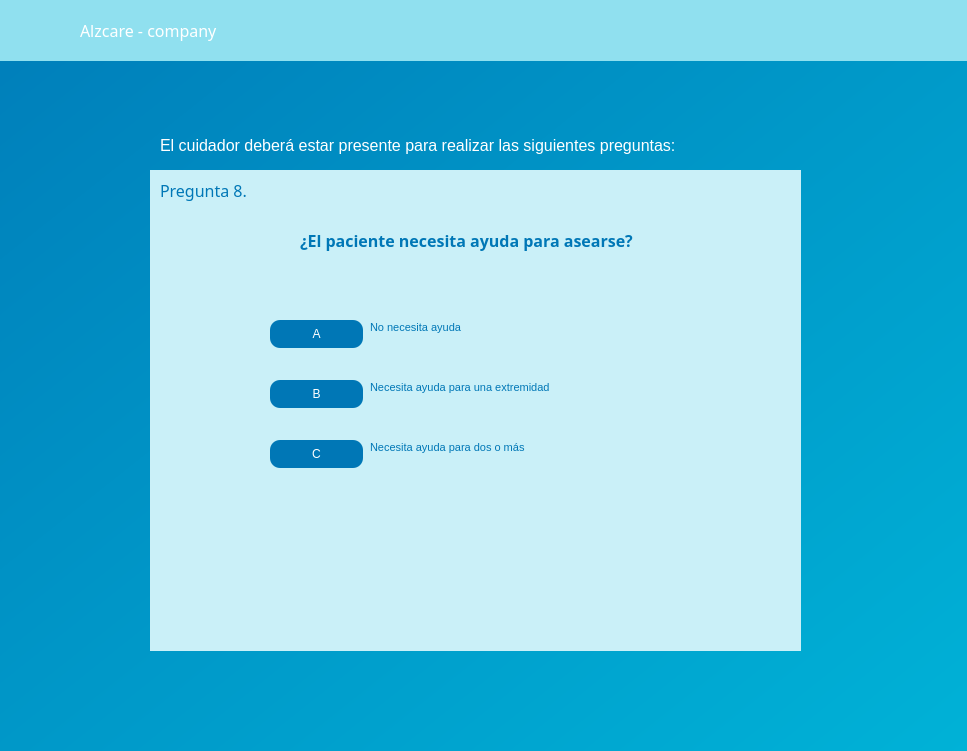
<?xml version="1.0" encoding="UTF-8"?>
<ui version="4.0">
 <class>Form</class>
 <widget class="QWidget" name="Form">
  <property name="geometry">
   <rect>
    <x>0</x>
    <y>0</y>
    <width>967</width>
    <height>751</height>
   </rect>
  </property>
  <property name="windowTitle">
   <string>Form</string>
  </property>
  <widget class="QWidget" name="widget" native="true">
   <property name="geometry">
    <rect>
     <x>-90</x>
     <y>-110</y>
     <width>1101</width>
     <height>881</height>
    </rect>
   </property>
   <property name="styleSheet">
    <string notr="true">QWidget {
    background: qlineargradient(x1:0, y1:0, x2:1, y2:1, stop:0 #0077b6, stop:0.5 #0096c7, stop:1 #00b4d8);
}

QLabel {
    background-color: transparent;  /* Fondo transparente para QLabel */
    color: white;  /* Color del texto del QLabel */
    font-size: 16px;  /* Tamaño de fuente del QLabel */
}

QLineEdit {
    background-color: white;  /* Fondo sólido blanco para QLineEdit */
    border: 2px solid #00b4d8;
    border-radius: 10px;
    padding: 10px;
    font-size: 16px;
    color: black;
}

QLineEdit:focus {
    border: 2px solid #0077b6; /* Color del borde al enfocar */
    outline: none;
}


QPushButton{
	border-radius: 10px;
	color: white;
	background-color: rgb(0, 119, 182)
}</string>
   </property>
   <widget class="QLabel" name="label_5">
    <property name="geometry">
     <rect>
      <x>610</x>
      <y>330</y>
      <width>61</width>
      <height>51</height>
     </rect>
    </property>
    <property name="text">
     <string/>
    </property>
    <property name="pixmap">
     <pixmap resource="recursos_interfazseguimiento8.qrc">:/prefijoNuevo/Alzcare.png</pixmap>
    </property>
   </widget>
   <widget class="QWidget" name="widget_2" native="true">
    <property name="geometry">
     <rect>
      <x>10</x>
      <y>110</y>
      <width>1191</width>
      <height>61</height>
     </rect>
    </property>
    <property name="styleSheet">
     <string notr="true">QWidget{
	background-color: rgb(144, 224, 239);
}</string>
    </property>
    <widget class="QLabel" name="label_2">
     <property name="geometry">
      <rect>
       <x>160</x>
       <y>20</y>
       <width>151</width>
       <height>21</height>
      </rect>
     </property>
     <property name="font">
      <font>
       <family>Montserrat</family>
       <pointsize>-1</pointsize>
       <weight>50</weight>
       <bold>false</bold>
      </font>
     </property>
     <property name="text">
      <string>Alzcare - company</string>
     </property>
    </widget>
    <widget class="QLabel" name="label">
     <property name="geometry">
      <rect>
       <x>100</x>
       <y>10</y>
       <width>41</width>
       <height>41</height>
      </rect>
     </property>
     <property name="text">
      <string/>
     </property>
     <property name="pixmap">
      <pixmap resource="recursos_interfazseguimiento8.qrc">:/prefijoNuevo/Alzcare.png</pixmap>
     </property>
     <property name="scaledContents">
      <bool>true</bool>
     </property>
    </widget>
    <widget class="QPushButton" name="pushButton_regresar">
     <property name="geometry">
      <rect>
       <x>960</x>
       <y>20</y>
       <width>81</width>
       <height>31</height>
      </rect>
     </property>
     <property name="text">
      <string/>
     </property>
     <property name="icon">
      <iconset resource="recursos_interfazseguimiento8.qrc">
       <normaloff>:/prefijoNuevo/regresar.png</normaloff>:/prefijoNuevo/regresar.png</iconset>
     </property>
     <property name="iconSize">
      <size>
       <width>40</width>
       <height>240</height>
      </size>
     </property>
    </widget>
   </widget>
   <widget class="QWidget" name="widget_3" native="true">
    <property name="geometry">
     <rect>
      <x>240</x>
      <y>280</y>
      <width>651</width>
      <height>481</height>
     </rect>
    </property>
    <property name="styleSheet">
     <string notr="true">QWidget{
	background-color: rgb(202, 240, 248);
}
QLabel{
	color: rgb(0, 119, 182);}

QPushButton{
	background-color: rgb(0, 119, 182);
	color: white;
}</string>
    </property>
    <widget class="QLabel" name="label_3">
     <property name="geometry">
      <rect>
       <x>10</x>
       <y>0</y>
       <width>351</width>
       <height>41</height>
      </rect>
     </property>
     <property name="font">
      <font>
       <family>Montserrat</family>
       <pointsize>-1</pointsize>
       <weight>50</weight>
       <bold>false</bold>
      </font>
     </property>
     <property name="text">
      <string>&lt;html&gt;&lt;head/&gt;&lt;body&gt;&lt;p&gt;Pregunta 8.&lt;/p&gt;&lt;/body&gt;&lt;/html&gt;</string>
     </property>
    </widget>
    <widget class="QLabel" name="label_7">
     <property name="geometry">
      <rect>
       <x>150</x>
       <y>50</y>
       <width>371</width>
       <height>41</height>
      </rect>
     </property>
     <property name="font">
      <font>
       <family>Montserrat</family>
       <pointsize>-1</pointsize>
       <weight>75</weight>
       <bold>true</bold>
      </font>
     </property>
     <property name="text">
      <string>&lt;html&gt;&lt;head/&gt;&lt;body&gt;&lt;p&gt;¿El paciente necesita ayuda para asearse?&lt;/p&gt;&lt;/body&gt;&lt;/html&gt;</string>
     </property>
    </widget>
    <widget class="QPushButton" name="pushButton">
     <property name="geometry">
      <rect>
       <x>120</x>
       <y>150</y>
       <width>93</width>
       <height>28</height>
      </rect>
     </property>
     <property name="text">
      <string>A</string>
     </property>
    </widget>
    <widget class="QPushButton" name="pushButton_B">
     <property name="geometry">
      <rect>
       <x>120</x>
       <y>210</y>
       <width>93</width>
       <height>28</height>
      </rect>
     </property>
     <property name="text">
      <string>B</string>
     </property>
    </widget>
    <widget class="QPushButton" name="pushButton_C">
     <property name="geometry">
      <rect>
       <x>120</x>
       <y>270</y>
       <width>93</width>
       <height>28</height>
      </rect>
     </property>
     <property name="text">
      <string>C</string>
     </property>
    </widget>
    <widget class="QLabel" name="label_A">
     <property name="geometry">
      <rect>
       <x>220</x>
       <y>150</y>
       <width>111</width>
       <height>16</height>
      </rect>
     </property>
     <property name="text">
      <string>&lt;html&gt;&lt;head/&gt;&lt;body&gt;&lt;p&gt;&lt;span style=&quot; font-size:8pt;&quot;&gt;No necesita ayuda&lt;/span&gt;&lt;/p&gt;&lt;/body&gt;&lt;/html&gt;</string>
     </property>
    </widget>
    <widget class="QLabel" name="label_B">
     <property name="geometry">
      <rect>
       <x>220</x>
       <y>210</y>
       <width>211</width>
       <height>16</height>
      </rect>
     </property>
     <property name="text">
      <string>&lt;html&gt;&lt;head/&gt;&lt;body&gt;&lt;p&gt;&lt;span style=&quot; font-size:8pt;&quot;&gt;Necesita ayuda para una extremidad&lt;/span&gt;&lt;/p&gt;&lt;/body&gt;&lt;/html&gt;</string>
     </property>
    </widget>
    <widget class="QLabel" name="label_C">
     <property name="geometry">
      <rect>
       <x>220</x>
       <y>270</y>
       <width>181</width>
       <height>16</height>
      </rect>
     </property>
     <property name="text">
      <string>&lt;html&gt;&lt;head/&gt;&lt;body&gt;&lt;p&gt;&lt;span style=&quot; font-size:8pt;&quot;&gt;Necesita ayuda para dos o más&lt;/span&gt;&lt;/p&gt;&lt;/body&gt;&lt;/html&gt;</string>
     </property>
    </widget>
    <widget class="QLabel" name="label_4">
     <property name="geometry">
      <rect>
       <x>240</x>
       <y>310</y>
       <width>161</width>
       <height>161</height>
      </rect>
     </property>
     <property name="text">
      <string/>
     </property>
     <property name="pixmap">
      <pixmap resource="recursos_interfazseguimiento8.qrc">:/prefijoNuevo/aseo_int8.png</pixmap>
     </property>
     <property name="scaledContents">
      <bool>true</bool>
     </property>
    </widget>
   </widget>
   <widget class="QLabel" name="label_6">
    <property name="geometry">
     <rect>
      <x>250</x>
      <y>240</y>
      <width>531</width>
      <height>31</height>
     </rect>
    </property>
    <property name="text">
     <string>El cuidador deberá estar presente para realizar las siguientes preguntas:</string>
    </property>
   </widget>
  </widget>
 </widget>
 <resources>
  <include location="recursos_interfazseguimiento8.qrc"/>
 </resources>
 <connections/>
</ui>
